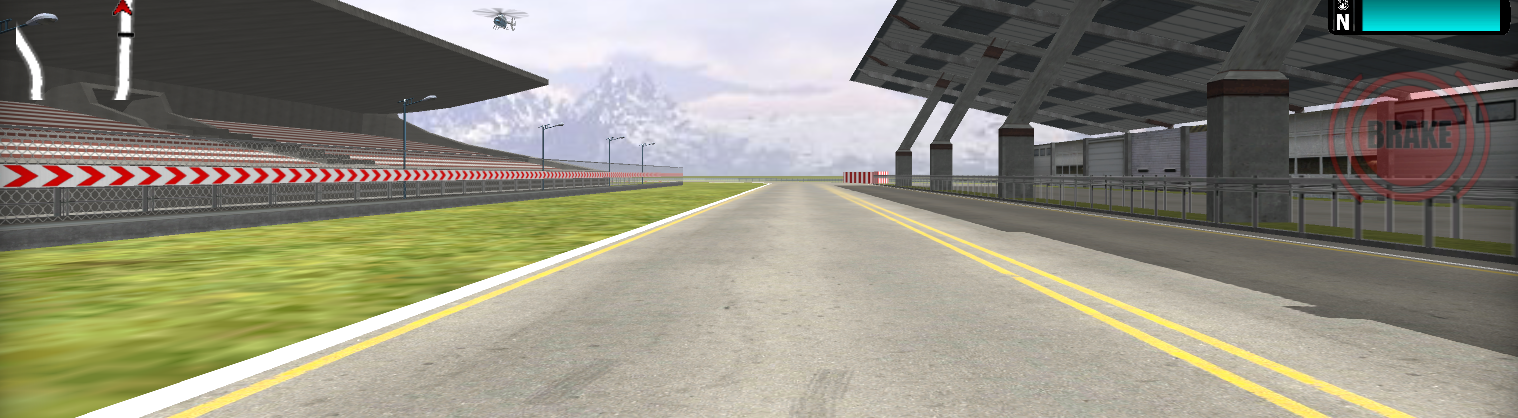
#> input picture Some basics/image/lane.png, 1518 x 418 px
$ jupyter execute Lane_lines_detection.ipynb   (older library calls are emulated)
#> lines starting #> are read from the running program, lines starting #| are printed output that depends on the picture; after the words box and inside, x2 and y2 are one past the last pixel; in counts of white or black regions, pixels touching at a corner belong together
[cell 1]
import numpy as np
import matplotlib.pyplot as plt
import cv2

[cell 2]
img = cv2.imread("Some basics/image/lane.png")
#> img is the input picture: shape (418, 1518, 3); mean B, G, R 124.2, 140, 142.3
plt.imshow(img)

[cell 3]
def Warp(img):
    img_size = (img.shape[1],img.shape[0])
#> img_size = (1518, 418)
    src = np.float32([[880,190],[1450,415],[60,415],[700,190]])
    dst = np.float32([[1300,0],[1300,415],[200,415],[200,0]])
    M  = cv2.getPerspectiveTransform(src,dst)
    InvM = cv2.getPerspectiveTransform(dst,src)
    warped = cv2.warpPerspective(img,M,img_size,flags=cv2.INTER_LINEAR)
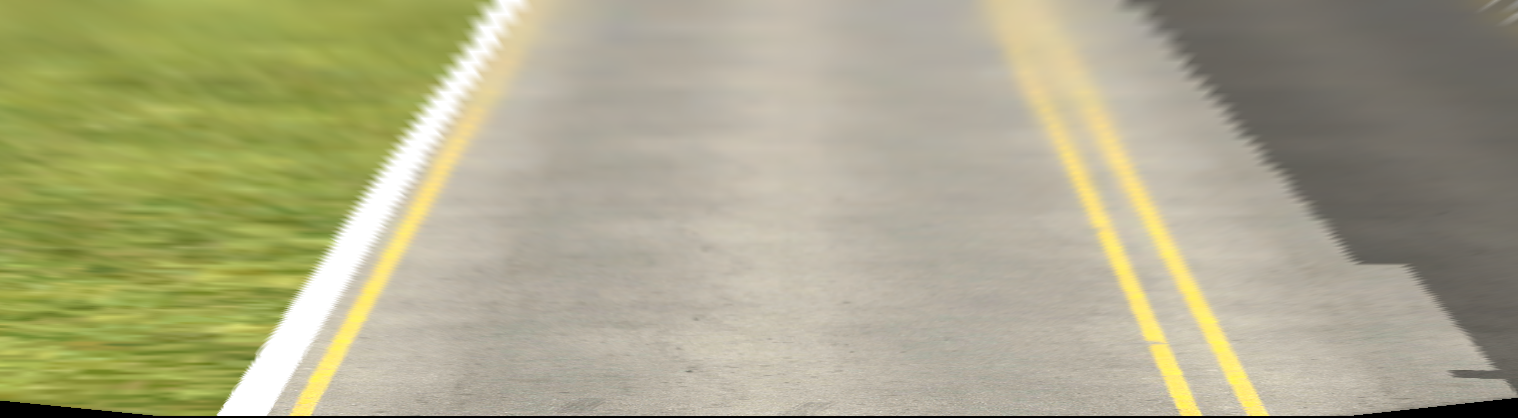
#> warped: shape (418, 1518, 3); mean B, G, R 135.9, 168, 170.6
    return warped

[cell 4]
def Color_and_Gradient(img):
    hls =  cv2.cvtColor(img,cv2.COLOR_BGR2HLS)
#> hls: shape (418, 1518, 3); mean of channels 0, 1, 2 23.4, 154.5, 52.1
    s_channel = hls[:,:,2]
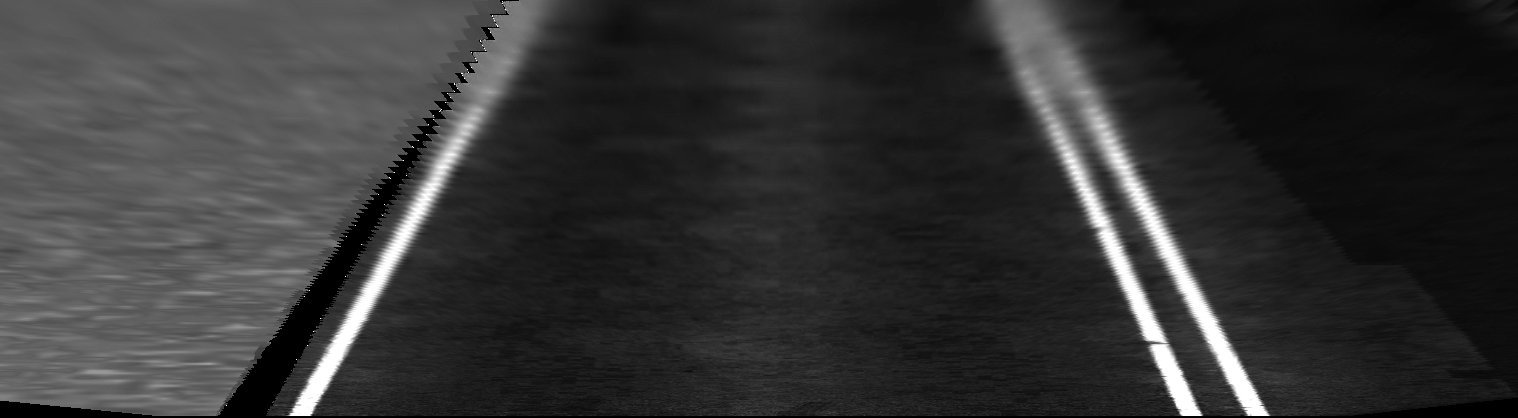
#> s_channel: shape (418, 1518); min 0, max 255, mean 52.1
    s_thresh_min = 170
    s_thresh_max = 255
    s_binary = np.zeros_like(s_channel)
    s_binary[(s_channel >= s_thresh_min) & (s_channel <= s_thresh_max)] = 1
    return s_binary

[cell 5]
warped_img = Warp(img)
binary_warped =  Color_and_Gradient(warped_img)
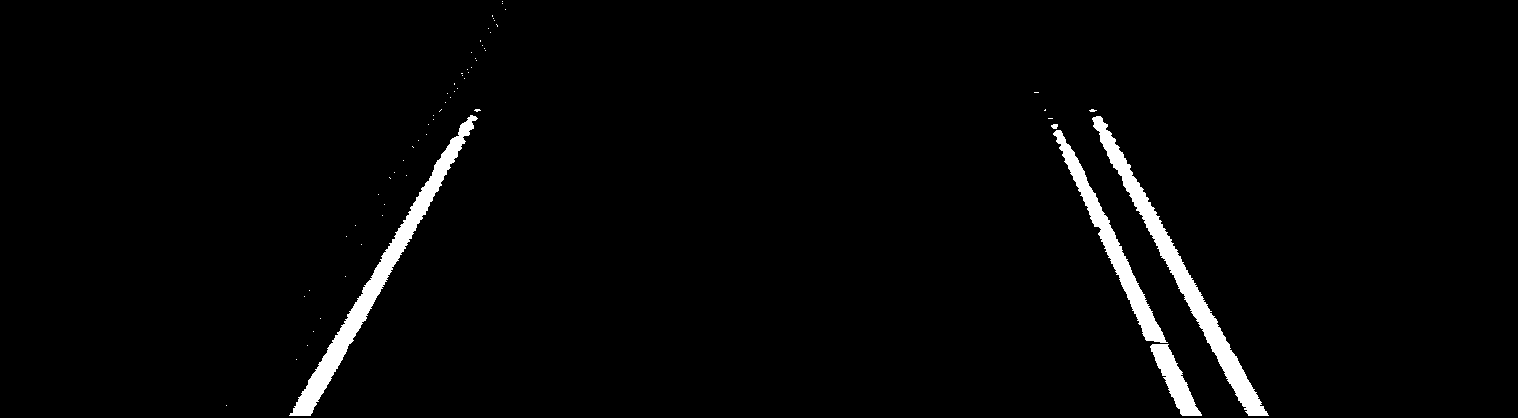
#> binary_warped: shape (418, 1518); values 0 (black) and 1 (white), 2.4% white; 63 white regions (58 under 20 px), largest, box (x1, y1, x2, y2) and area: (1092, 116, 1269, 416) 5300, (289, 115, 478, 416) 5297, (1053, 130, 1168, 343) 3275, (1150, 344, 1202, 416) 1429, (1051, 124, 1058, 129) 28
plt.imshow(binary_warped,cmap="gray")

[cell 6]
def find_lane_pixels(binary_warped):
    # Take a histogram of the bottom half of the image
    histogram = np.sum(binary_warped[binary_warped.shape[0]//2:,:], axis=0)
#> histogram = 1518 values, max 80 at index 1180, min 0 at index 0, mean 7.63
    # Create an output image to draw on and visualize the result
    out_img = np.dstack((binary_warped, binary_warped, binary_warped))
    # Find the peak of the left and right halves of the histogram
    # These will be the starting point for the left and right lines
    midpoint = np.int(histogram.shape[0]//2)
#> midpoint = 759
    leftx_base = np.argmax(histogram[:midpoint])
#> leftx_base = 312
    rightx_base = np.argmax(histogram[midpoint:]) + midpoint
#> rightx_base = 1180

    # HYPERPARAMETERS
    # Choose the number of sliding windows
    nwindows = 9
    # Set the width of the windows +/- margin
    margin = 100
    # Set minimum number of pixels found to recenter window
    minpix = 60

    # Set height of windows - based on nwindows above and image shape
    window_height = np.int(binary_warped.shape[0]//nwindows)
#> window_height = 46
    # Identify the x and y positions of all nonzero pixels in the image
    nonzero = binary_warped.nonzero()
#> nonzero = 15435 positions, rows 1 to 415, columns 226 to 1268
    nonzeroy = np.array(nonzero[0])
#> nonzeroy = 15435 values from 1 to 415
    nonzerox = np.array(nonzero[1])
#> nonzerox = 15435 values, max 1268 at index 15434, min 226 at index 14767, mean 886.5
    # Current positions to be updated later for each window in nwindows
    leftx_current = leftx_base
#> leftx_current = 312
    rightx_current = rightx_base
#> rightx_current = 1180

    # Create empty lists to receive left and right lane pixel indices
    left_lane_inds = []
    right_lane_inds = []

    # Step through the windows one by one
    for window in range(nwindows):
        # Identify window boundaries in x and y (and right and left)
        win_y_low = binary_warped.shape[0] - (window+1)*window_height
        win_y_high = binary_warped.shape[0] - window*window_height
        win_xleft_low = leftx_current - margin
        win_xleft_high = leftx_current + margin
        win_xright_low = rightx_current - margin
        win_xright_high = rightx_current + margin

        # Draw the windows on the visualization image
        cv2.rectangle(out_img,(win_xleft_low,win_y_low),
        (win_xleft_high,win_y_high),(0,255,0), 2)
        cv2.rectangle(out_img,(win_xright_low,win_y_low),
        (win_xright_high,win_y_high),(0,255,0), 2)

        # Identify the nonzero pixels in x and y within the window #
        good_left_inds = ((nonzeroy >= win_y_low) & (nonzeroy < win_y_high) &
        (nonzerox >= win_xleft_low) &  (nonzerox < win_xleft_high)).nonzero()[0]
        good_right_inds = ((nonzeroy >= win_y_low) & (nonzeroy < win_y_high) &
        (nonzerox >= win_xright_low) &  (nonzerox < win_xright_high)).nonzero()[0]

        # Append these indices to the lists
        left_lane_inds.append(good_left_inds)
        right_lane_inds.append(good_right_inds)

        # If you found > minpix pixels, recenter next window on their mean position
        if len(good_left_inds) > minpix:
            leftx_current = np.int(np.mean(nonzerox[good_left_inds]))
        if len(good_right_inds) > minpix:
            rightx_current = np.int(np.mean(nonzerox[good_right_inds]))
#> this loop made 9 passes
#> (win_xleft_low, win_xleft_high, win_xright_low, win_xright_high, leftx_current, rightx_current) on passes 1 to 7: (212, 412, 1080, 1280, 311, 1213), (211, 411, 1113, 1313, 337, 1191), (237, 437, 1091, 1291, 363, 1168), (263, 463, 1068, 1268, 390, 1144), (290, 490, 1044, 1244, 417, 1122), (317, 517, 1022, 1222, 442, 1099), (342, 542, 999, 1199, 464, 1088)
#> (win_xleft_low, win_xleft_high, win_xright_low, win_xright_high, good_right_inds) on pass 8: (364, 564, 988, 1188, [31, 32, 33, 34, 35])
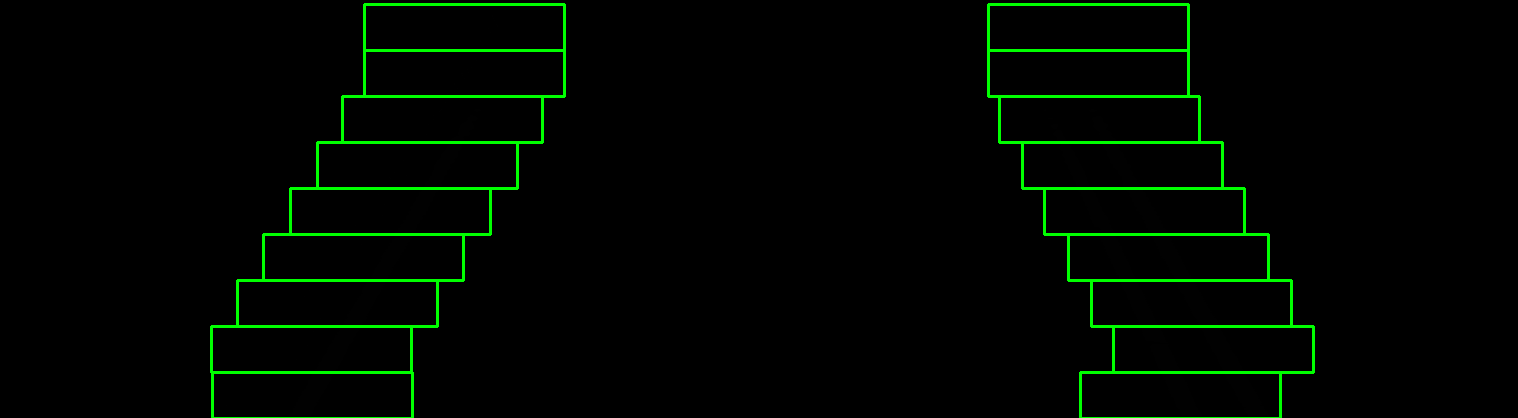
#> out_img: shape (418, 1518, 3); mean of channels 0, 1, 2 0, 6.8, 0; drawn as B, G, R
#> after the loop, left_lane_inds = 9 items; right_lane_inds = 9 items

    # Concatenate the arrays of indices (previously was a list of lists of pixels)
    try:
        left_lane_inds = np.concatenate(left_lane_inds)
#> left_lane_inds = 5372 values, max 15393 at index 920, min 2 at index 5358, mean 7558.6
        right_lane_inds = np.concatenate(right_lane_inds)
#> right_lane_inds = 10061 values, max 15434 at index 1791, min 31 at index 10056, mean 7803.1
    except ValueError:
        # Avoids an error if the above is not implemented fully
        pass

    # Extract left and right line pixel positions
    leftx = nonzerox[left_lane_inds]
#> leftx = 5372 values, max 505 at index 5358, min 226 at index 693, mean 379.2
    lefty = nonzeroy[left_lane_inds]
#> lefty = 5372 values, max 415 at index 899, min 9 at index 5358, mean 275.6
    rightx = nonzerox[right_lane_inds]
#> rightx = 10061 values, max 1268 at index 1791, min 1034 at index 10056, mean 1157.4
    righty = nonzeroy[right_lane_inds]
#> righty = 10061 values, max 415 at index 1751, min 92 at index 10056, mean 280.4

    return leftx, lefty, rightx, righty, out_img


def fit_polynomial(binary_warped):
    # Find our lane pixels first
    leftx, lefty, rightx, righty, out_img = find_lane_pixels(binary_warped)

    # Fit a second order polynomial to each using `np.polyfit`
    left_fit = np.polyfit(lefty, leftx, 2)
#> left_fit = [-0.000147, -0.491, 526.8]
    right_fit = np.polyfit(righty, rightx, 2)
#> right_fit = [0.000123, 0.427, 1027.2]

    # Generate x and y values for plotting
    ploty = np.linspace(0, binary_warped.shape[0]-1, binary_warped.shape[0] )
#> ploty = 418 values from 0 to 417
    try:
        left_fitx = left_fit[0]*ploty**2 + left_fit[1]*ploty + left_fit[2]
#> left_fitx = 418 values, max 526.8 at index 0, min 296.5 at index 417, mean 415.9
        right_fitx = right_fit[0]*ploty**2 + right_fit[1]*ploty + right_fit[2]
#> right_fitx = 418 values from 1027.2 to 1226.6
    except TypeError:
        # Avoids an error if `left` and `right_fit` are still none or incorrect
        print('The function failed to fit a line!')
        left_fitx = 1*ploty**2 + 1*ploty
        right_fitx = 1*ploty**2 + 1*ploty

    ## Visualization ##
    # Colors in the left and right lane regions
    out_img[lefty, leftx] = [255, 0, 0]
    out_img[righty, rightx] = [0, 0, 255]
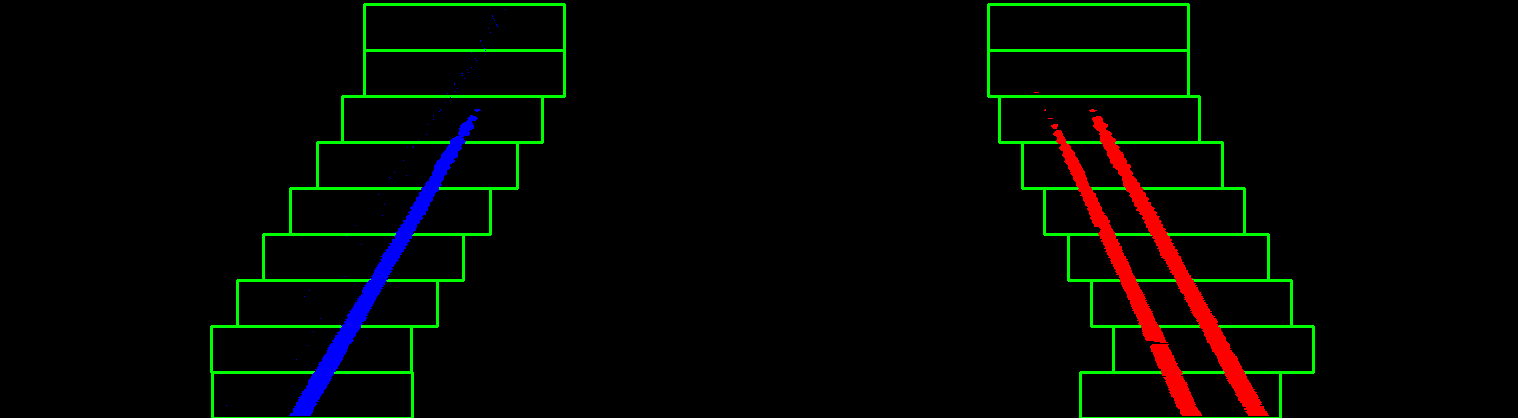
#> out_img: shape (418, 1518, 3); mean of channels 0, 1, 2 2.2, 6.4, 4; drawn as B, G, R

    # Plots the left and right polynomials on the lane lines
    plt.plot(left_fitx, ploty, color='yellow')
    plt.plot(right_fitx, ploty, color='yellow')

    return out_img


out_img = fit_polynomial(binary_warped)

plt.imshow(out_img)
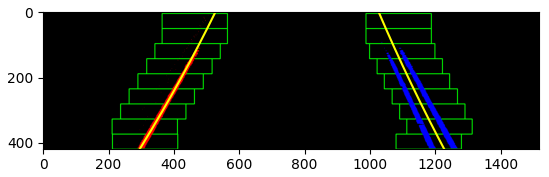
#> figure drawn by matplotlib, 1 panel

$ run again, with Some basics/image/img.jpg saved as Some basics/image/lane.png
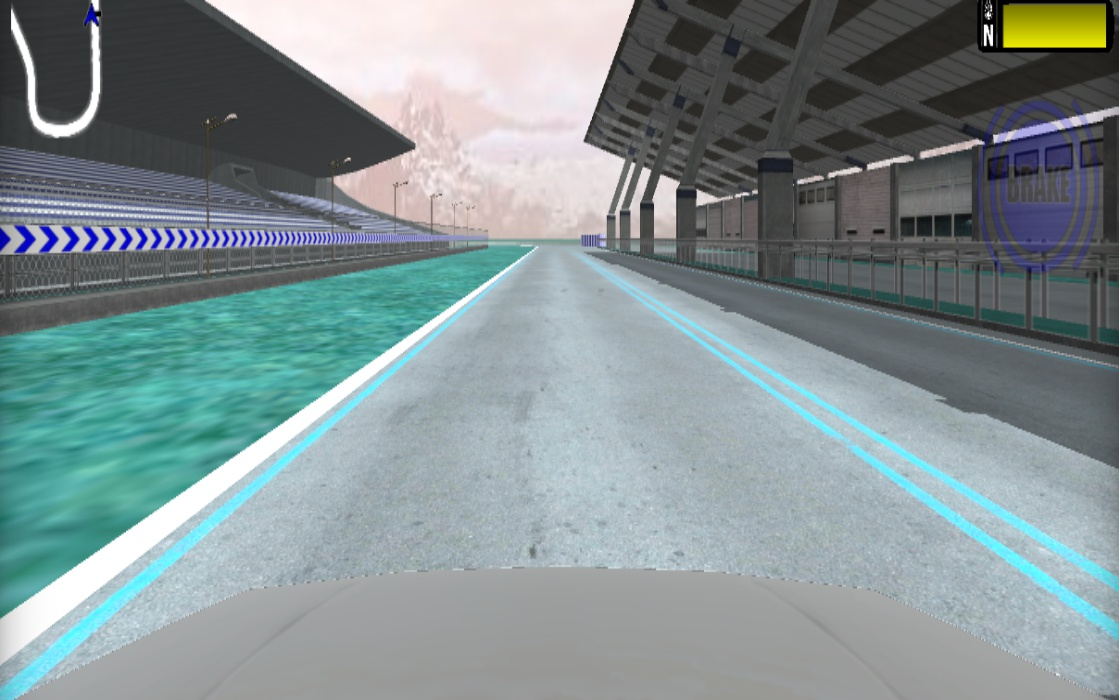
#> input picture Some basics/image/img.jpg, 1120 x 700 px
#> img is the input picture: shape (700, 1120, 3); mean B, G, R 146.8, 144.8, 130.1
#> hls: shape (700, 1120, 3); mean of channels 0, 1, 2 41.8, 79.7, 18.3
#> binary_warped: shape (700, 1120); values 0 (black) and 1 (white), 1.4% white; 91 white regions (78 under 20 px), largest, box (x1, y1, x2, y2) and area: (192, 579, 516, 628) 7847, (286, 353, 431, 441) 838, (294, 350, 486, 448) 735
#> histogram = 1120 values, max 59 at index 377, min 0 at index 0, mean 9.97
#> leftx_base = 377
#> rightx_base = 847
#> nonzero = 11288 positions, rows 273 to 628, columns 176 to 1092
#> nonzeroy = 11288 values from 273 to 628
#> nonzerox = 11288 values, max 1092 at index 1402, min 176 at index 11203, mean 404.2
#> in find_lane_pixels, `leftx_current = leftx_base`: leftx_current = 377
#> in find_lane_pixels, `rightx_current = rightx_base`: rightx_current = 847
#> the loop in find_lane_pixels, `for window in range(nwindows):` made 9 passes
#> (win_xleft_low, win_xleft_high, win_xright_low, win_xright_high, leftx_current, rightx_current) on pass 4: (252, 452, 747, 947, 402, 840)
#> after the loop in find_lane_pixels, `for window in range(nwindows):`:
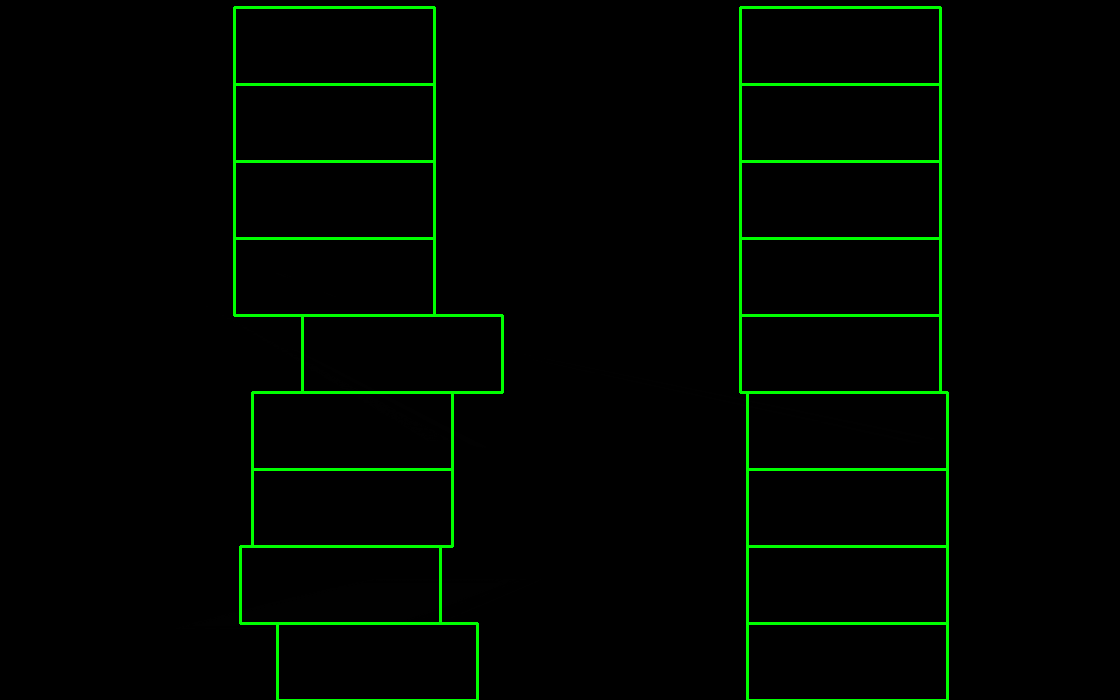
#> out_img: shape (700, 1120, 3); mean of channels 0, 1, 2 0, 6.5, 0; drawn as B, G, R
#> after the loop in find_lane_pixels, `for window in range(nwindows):`: left_lane_inds = 9 items
#> in find_lane_pixels, `left_lane_inds = np.concatenate(left_lane_inds)`: left_lane_inds = 8048 values, max 11202 at index 362, min 0 at index 8019, mean 6198.4
#> in find_lane_pixels, `right_lane_inds = np.concatenate(right_lane_inds)`: right_lane_inds = 677 values from 1323 to 2931
#> in find_lane_pixels, `leftx = nonzerox[left_lane_inds]`: leftx = 8048 values, max 451 at index 7409, min 240 at index 4659, mean 356.8
#> in find_lane_pixels, `lefty = nonzeroy[left_lane_inds]`: lefty = 8048 values, max 627 at index 355, min 273 at index 8019, mean 567.8
#> in find_lane_pixels, `rightx = nonzerox[right_lane_inds]`: rightx = 677 values, max 933 at index 635, min 747 at index 0, mean 840.9
#> in find_lane_pixels, `righty = nonzeroy[right_lane_inds]`: righty = 677 values from 400 to 442
#> left_fit = [-0.00624, 6.11, -1060.4]
#> right_fit = [-0.00523, 8.86, -1967.9]
#> left_fitx = 700 values, max 435.9 at index 490, min -1060.4 at index 0, mean 58.46
#> right_fitx = 700 values from -1967.9 to 1669.8
#> `[cell 6] def find_lane_pixels(binary_warped): # Take a histogram of th..`:
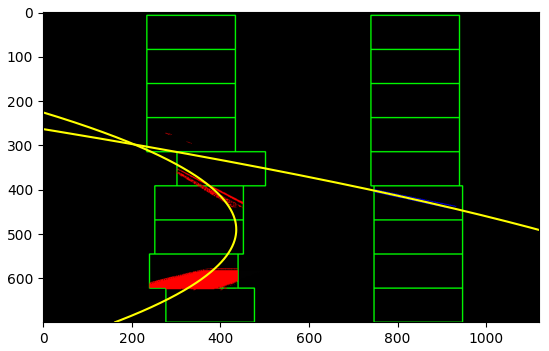
#> figure drawn by matplotlib, 1 panel
